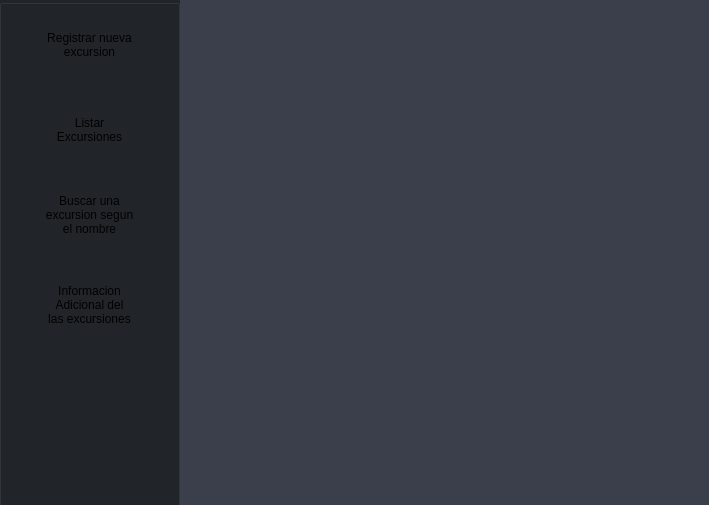
<?xml version="1.0" encoding="UTF-8"?>
<ui version="4.0">
 <class>Menu</class>
 <widget class="QWidget" name="Menu">
  <property name="geometry">
   <rect>
    <x>0</x>
    <y>0</y>
    <width>709</width>
    <height>505</height>
   </rect>
  </property>
  <property name="windowTitle">
   <string>Form</string>
  </property>
  <widget class="QWidget" name="widget" native="true">
   <property name="geometry">
    <rect>
     <x>-1</x>
     <y>-1</y>
     <width>711</width>
     <height>511</height>
    </rect>
   </property>
   <property name="styleSheet">
    <string notr="true">background-color: rgb(59, 63, 76);</string>
   </property>
   <widget class="QGroupBox" name="groupBox">
    <property name="geometry">
     <rect>
      <x>0</x>
      <y>0</y>
      <width>181</width>
      <height>511</height>
     </rect>
    </property>
    <property name="styleSheet">
     <string notr="true">background-color: rgb(33, 37, 42);</string>
    </property>
    <property name="title">
     <string/>
    </property>
    <widget class="QPushButton" name="list_btn">
     <property name="geometry">
      <rect>
       <x>0</x>
       <y>10</y>
       <width>181</width>
       <height>71</height>
      </rect>
     </property>
     <property name="styleSheet">
      <string notr="true">background-color: rgba(33, 37, 42, 0);
border: 0px</string>
     </property>
     <property name="text">
      <string>Registrar nueva
excursion</string>
     </property>
    </widget>
    <widget class="QPushButton" name="lists_btn">
     <property name="geometry">
      <rect>
       <x>0</x>
       <y>90</y>
       <width>181</width>
       <height>81</height>
      </rect>
     </property>
     <property name="styleSheet">
      <string notr="true">background-color: rgba(33, 37, 42, 0);
border: 0px</string>
     </property>
     <property name="text">
      <string>Listar
Excursiones</string>
     </property>
    </widget>
    <widget class="QPushButton" name="sname_btn">
     <property name="geometry">
      <rect>
       <x>-10</x>
       <y>170</y>
       <width>201</width>
       <height>91</height>
      </rect>
     </property>
     <property name="styleSheet">
      <string notr="true">background-color: rgba(33, 37, 42, 0);
border: 0px</string>
     </property>
     <property name="text">
      <string>Buscar una 
excursion segun
el nombre</string>
     </property>
    </widget>
    <widget class="QPushButton" name="adinfo_btn">
     <property name="geometry">
      <rect>
       <x>-10</x>
       <y>260</y>
       <width>201</width>
       <height>91</height>
      </rect>
     </property>
     <property name="styleSheet">
      <string notr="true">background-color: rgba(33, 37, 42, 0);
border: 0px</string>
     </property>
     <property name="text">
      <string>Informacion 
Adicional del
las excursiones</string>
     </property>
    </widget>
   </widget>
  </widget>
 </widget>
 <resources/>
 <connections/>
</ui>
